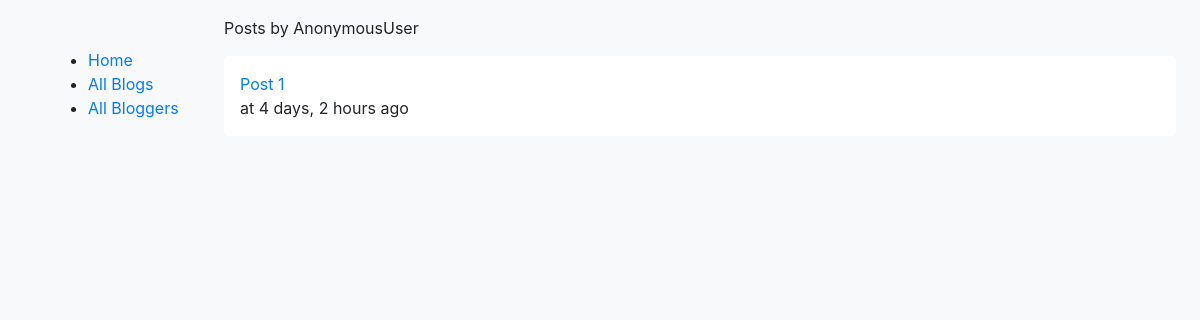
The app's page /blogger/mayan/, older data.
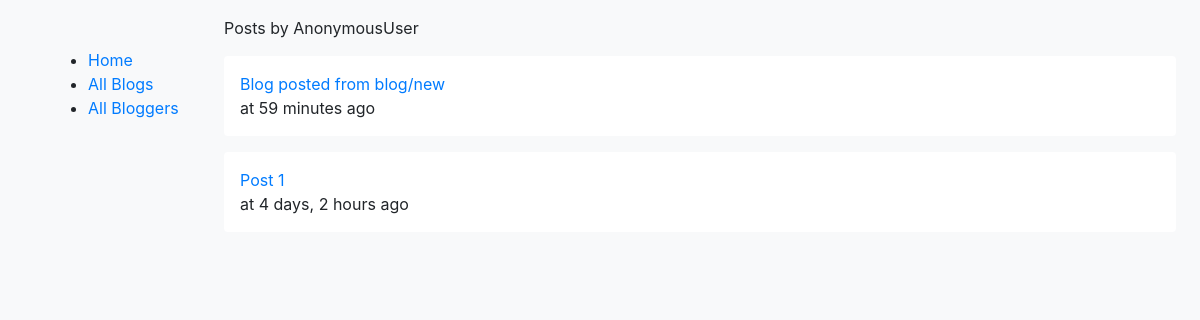
The same page, newer data.
### blog/models.py (models this page shows, shortened)
class Post(models.Model) :
    title = models.CharField(max_length=100)
    content = models.TextField(max_length=2000)
    created_at = models.DateTimeField(auto_now_add=True)
    created_by = models.ForeignKey(
        settings.AUTH_USER_MODEL, related_name='posts', on_delete=models.CASCADE)
    class Meta:
        ordering = ['-created_at']

### blog/views.py (the view)
# urls.py: path('blogger/<username>/', views.UserView.as_view(), name='blogger'),
class UserView(ListView):
	model = Post
	context_object_name = 'posts'
	template_name = 'blog/blogger.html'
	paginate_by = 10
	def get_context_data(self, **kwargs):
		return super().get_context_data(**kwargs)
	def get_queryset(self):
		self.user = get_object_or_404(User, username=self.kwargs['username'])
		return Post.objects.filter(created_by=self.user).order_by('-created_at')

### blog/templates/blog/blogger.html (shortened to what this page needs)
{% extends 'blog/base.html' %}
{% load humanize %}
{% block content %}
Posts by {{ user}}
{% if posts %}
     {% for post in posts %}
    <div class="my-3 p-3 bg-white rounded box-shadow">
        <a href="{% url 'blog:blog' post.id %}">{{ post.title}}</a>
        <br> at {{ post.created_at|naturaltime}}
        <br>
    </div>
    {% endfor %}
{% endif %}
{% endblock %}

Row changes from the older to the newer data that the page shows:
added Post: title "Blog posted from blog/new", created_at "59 minutes ago"
